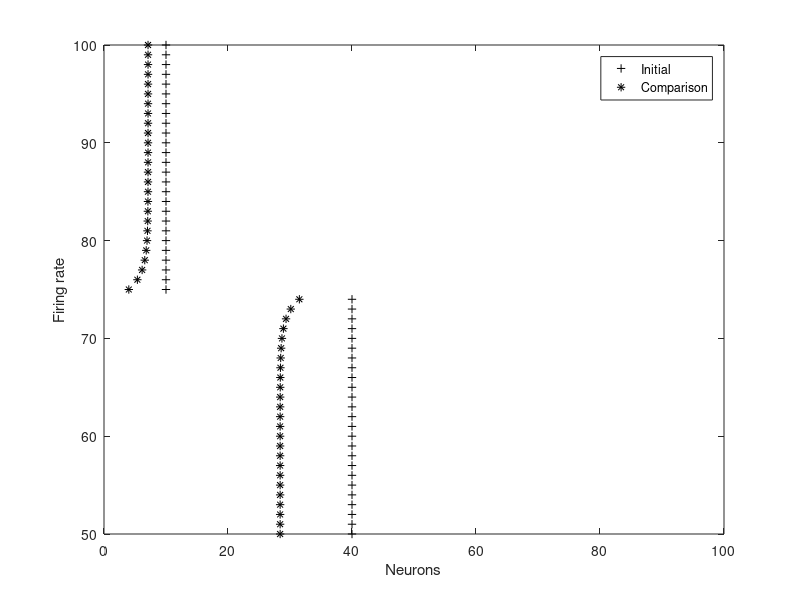

Reproduce this figure in MATLAB.
% homework 4 ? corbin muraro

% UNCOMMENT THE FUNCTION CORRESPONDING TO THE PROBLEM YOU WANT TO RUN:
% nineteen();
% twenty();
% twentyone();
% twentytwo();
% twentythree();
% twentysix();
% twentyseven();
% twentyeight();
% twentynine();

function nineteen
    % initialize constants
    DIMENSIONALITY = 100;
    HALF_DIMENSIONALITY = DIMENSIONALITY / 2;
    QUARTER_DIMENSIONALITY = DIMENSIONALITY / 4;
    ITERATIONS = 50;
    EPSILON = 0.1;
    UPPER_LIMIT = 75;
    LOWER_LIMIT = 0;
    MAX_INHIBITON = 0.1;
    LENGTH = 2;

    % build array of inhibitory weights
    inhibitory_weights = zeros(DIMENSIONALITY);

    for i = 1 : HALF_DIMENSIONALITY
        inhibitory_weights(1,i) = ...
        -MAX_INHIBITON * exp(-(i-1) / LENGTH);
    end
    for i = (HALF_DIMENSIONALITY + 1) : DIMENSIONALITY
        inhibitory_weights(1,i) = ...
        -MAX_INHIBITON * exp(-((DIMENSIONALITY+1)-i) / LENGTH);
    end

    % shift elements right in each successive row of weights
    for i = 1 : (DIMENSIONALITY - 1)
        for j = 1 : (DIMENSIONALITY - 1)
            inhibitory_weights(i+1, j+1) = inhibitory_weights(i, j);
            inhibitory_weights(i+1, 1) = inhibitory_weights(i, DIMENSIONALITY);
        end
    end % make inhibitory weights %

    % initialize state vector %
    i = 1;
    initial_state_vector = zeros(1, DIMENSIONALITY);
    for i = i : QUARTER_DIMENSIONALITY
        initial_state_vector(i) = 10;
    end
    for i = i : 3 * QUARTER_DIMENSIONALITY
        initial_state_vector(i) = 40;
    end
    for i = i : DIMENSIONALITY
        initial_state_vector(i) = 10;
    end

    state_vector = initial_state_vector;
    % compute inhibited state vector %
    error = 0.0;
    new_state_vector = zeros(1, DIMENSIONALITY);
    for i = 1 : ITERATIONS
        for j = 1 : DIMENSIONALITY
            error = initial_state_vector(j) ... 
                + dot(inhibitory_weights(j,:), state_vector) - state_vector(j);
            new_state_vector(j) = state_vector(j) + EPSILON * error;
        end
        new_state_vector = limit_state_vector(new_state_vector);
        state_vector = new_state_vector;
    end

    % display code %
    figure;
    plot(initial_state_vector,1:DIMENSIONALITY,'+k','displayname','Initial'); hold on;
    plot(state_vector,1:DIMENSIONALITY,'*k', 'displayname', 'Comparison');
    xlabel('Neurons');
    ylabel('Firing rate');
    xlim([0 100]);
    ylim([50 100]);
    legend('show');

    function [final_state_vector] = limit_state_vector(init_state_vector)
        final_state_vector = init_state_vector;
        for i = 1 : DIMENSIONALITY
            if final_state_vector(i) > UPPER_LIMIT
                final_state_vector(i) = UPPER_LIMIT;
            end
            if final_state_vector(i) < LOWER_LIMIT
                final_state_vector(i) = LOWER_LIMIT;
            end
        end
    end
end

function twenty
    % initialize constants
    DIMENSIONALITY = 100;
    HALF_DIMENSIONALITY = DIMENSIONALITY / 2;
    QUARTER_DIMENSIONALITY = DIMENSIONALITY / 4;
    ITERATIONS = 50;
    EPSILON = 0.1;
    UPPER_LIMIT = 75;
    LOWER_LIMIT = 0;
    MAX_INHIBITON = 0.2;
    LENGTH = 2;

    % build array of inhibitory weights
    inhibitory_weights = zeros(DIMENSIONALITY);

    for i = 1 : HALF_DIMENSIONALITY
        inhibitory_weights(1,i) = ...
        -MAX_INHIBITON * exp(-(i-1) / LENGTH);
    end
    for i = (HALF_DIMENSIONALITY + 1) : DIMENSIONALITY
        inhibitory_weights(1,i) = ...
        -MAX_INHIBITON * exp(-((DIMENSIONALITY+1)-i) / LENGTH);
    end

    % shift elements right in each successive row of weights
    for i = 1 : (DIMENSIONALITY - 1)
        for j = 1 : (DIMENSIONALITY - 1)
            inhibitory_weights(i+1, j+1) = inhibitory_weights(i, j);
            inhibitory_weights(i+1, 1) = inhibitory_weights(i, DIMENSIONALITY);
        end
    end % make inhibitory weights %

    % initialize state vector %
    i = 1;
    initial_state_vector = zeros(1, DIMENSIONALITY);
    for i = i : QUARTER_DIMENSIONALITY
        initial_state_vector(i) = 10;
    end
    for i = i : 3 * QUARTER_DIMENSIONALITY
        initial_state_vector(i) = 40;
    end
    for i = i : DIMENSIONALITY
        initial_state_vector(i) = 10;
    end

    state_vector = initial_state_vector;
    % compute inhibited state vector %
    error = 0.0;
    new_state_vector = zeros(1, DIMENSIONALITY);
    for i = 1 : ITERATIONS
        for j = 1 : DIMENSIONALITY
            error = initial_state_vector(j) ... 
                + dot(inhibitory_weights(j,:), state_vector) - state_vector(j);
            new_state_vector(j) = state_vector(j) + EPSILON * error;
        end
        new_state_vector = limit_state_vector(new_state_vector);
        state_vector = new_state_vector;
    end

    % display code %
    figure;
    plot(initial_state_vector,1:DIMENSIONALITY,'+k','displayname','Initial'); hold on;
    plot(state_vector,1:DIMENSIONALITY,'*k', 'displayname', 'Comparison');
    xlabel('Neurons');
    ylabel('Firing rate');
    xlim([0 100]);
    ylim([50 100]);
    legend('show');

    function [final_state_vector] = limit_state_vector(init_state_vector)
        final_state_vector = init_state_vector;
        for i = 1 : DIMENSIONALITY
            if final_state_vector(i) > UPPER_LIMIT
                final_state_vector(i) = UPPER_LIMIT;
            end
            if final_state_vector(i) < LOWER_LIMIT
                final_state_vector(i) = LOWER_LIMIT;
            end
        end
    end
end

function twentyone
    % initialize constants
    DIMENSIONALITY = 100;
    HALF_DIMENSIONALITY = DIMENSIONALITY / 2;
    QUARTER_DIMENSIONALITY = DIMENSIONALITY / 4;
    ITERATIONS = 50;
    EPSILON = 0.1;
    UPPER_LIMIT = 75;
    LOWER_LIMIT = 0;
    MAX_INHIBITON = 0.5;
    LENGTH = 2;

    % build array of inhibitory weights
    inhibitory_weights = zeros(DIMENSIONALITY);

    for i = 1 : HALF_DIMENSIONALITY
        inhibitory_weights(1,i) = ...
        -MAX_INHIBITON * exp(-(i-1) / LENGTH);
    end
    for i = (HALF_DIMENSIONALITY + 1) : DIMENSIONALITY
        inhibitory_weights(1,i) = ...
        -MAX_INHIBITON * exp(-((DIMENSIONALITY+1)-i) / LENGTH);
    end

    % shift elements right in each successive row of weights
    for i = 1 : (DIMENSIONALITY - 1)
        for j = 1 : (DIMENSIONALITY - 1)
            inhibitory_weights(i+1, j+1) = inhibitory_weights(i, j);
            inhibitory_weights(i+1, 1) = inhibitory_weights(i, DIMENSIONALITY);
        end
    end % make inhibitory weights %

    % initialize state vector %
    i = 1;
    initial_state_vector = zeros(1, DIMENSIONALITY);
    for i = i : QUARTER_DIMENSIONALITY
        initial_state_vector(i) = 10;
    end
    for i = i : 3 * QUARTER_DIMENSIONALITY
        initial_state_vector(i) = 40;
    end
    for i = i : DIMENSIONALITY
        initial_state_vector(i) = 10;
    end

    state_vector = initial_state_vector;
    % compute inhibited state vector %
    error = 0.0;
    new_state_vector = zeros(1, DIMENSIONALITY);
    for i = 1 : ITERATIONS
        for j = 1 : DIMENSIONALITY
            error = initial_state_vector(j) ... 
                + dot(inhibitory_weights(j,:), state_vector) - state_vector(j);
            new_state_vector(j) = state_vector(j) + EPSILON * error;
        end
        new_state_vector = limit_state_vector(new_state_vector);
        state_vector = new_state_vector;
    end

    % display code %
    figure;
    plot(initial_state_vector,1:DIMENSIONALITY,'+k','displayname','Initial'); hold on;
    plot(state_vector,1:DIMENSIONALITY,'*k', 'displayname', 'Comparison');
    xlabel('Neurons');
    ylabel('Firing rate');
    xlim([0 100]);
    ylim([50 100]);
    legend('show');

    function [final_state_vector] = limit_state_vector(init_state_vector)
        final_state_vector = init_state_vector;
        for i = 1 : DIMENSIONALITY
            if final_state_vector(i) > UPPER_LIMIT
                final_state_vector(i) = UPPER_LIMIT;
            end
            if final_state_vector(i) < LOWER_LIMIT
                final_state_vector(i) = LOWER_LIMIT;
            end
        end
    end
end

function twentytwo
    % initialize constants
    DIMENSIONALITY = 100;
    HALF_DIMENSIONALITY = DIMENSIONALITY / 2;
    QUARTER_DIMENSIONALITY = DIMENSIONALITY / 4;
    ITERATIONS = 50;
    EPSILON = 0.1;
    UPPER_LIMIT = 75;
    LOWER_LIMIT = 0;
    MAX_INHIBITON = 1;
    LENGTH = 2;

    % build array of inhibitory weights
    inhibitory_weights = zeros(DIMENSIONALITY);

    for i = 1 : HALF_DIMENSIONALITY
        inhibitory_weights(1,i) = ...
        -MAX_INHIBITON * exp(-(i-1) / LENGTH);
    end
    for i = (HALF_DIMENSIONALITY + 1) : DIMENSIONALITY
        inhibitory_weights(1,i) = ...
        -MAX_INHIBITON * exp(-((DIMENSIONALITY+1)-i) / LENGTH);
    end

    % shift elements right in each successive row of weights
    for i = 1 : (DIMENSIONALITY - 1)
        for j = 1 : (DIMENSIONALITY - 1)
            inhibitory_weights(i+1, j+1) = inhibitory_weights(i, j);
            inhibitory_weights(i+1, 1) = inhibitory_weights(i, DIMENSIONALITY);
        end
    end % make inhibitory weights %

    % initialize state vector %
    i = 1;
    initial_state_vector = zeros(1, DIMENSIONALITY);
    for i = i : QUARTER_DIMENSIONALITY
        initial_state_vector(i) = 10;
    end
    for i = i : 3 * QUARTER_DIMENSIONALITY
        initial_state_vector(i) = 40;
    end
    for i = i : DIMENSIONALITY
        initial_state_vector(i) = 10;
    end

    state_vector = initial_state_vector;
    % compute inhibited state vector %
    error = 0.0;
    new_state_vector = zeros(1, DIMENSIONALITY);
    for i = 1 : ITERATIONS
        for j = 1 : DIMENSIONALITY
            error = initial_state_vector(j) ... 
                + dot(inhibitory_weights(j,:), state_vector) - state_vector(j);
            new_state_vector(j) = state_vector(j) + EPSILON * error;
        end
        new_state_vector = limit_state_vector(new_state_vector);
        state_vector = new_state_vector;
    end

    % display code %
    figure;
    plot(initial_state_vector,1:DIMENSIONALITY,'+k','displayname','Initial'); hold on;
    plot(state_vector,1:DIMENSIONALITY,'*k', 'displayname', 'Comparison');
    xlabel('Neurons');
    ylabel('Firing rate');
    xlim([0 100]);
    ylim([50 100]);
    legend('show');

    function [final_state_vector] = limit_state_vector(init_state_vector)
        final_state_vector = init_state_vector;
        for i = 1 : DIMENSIONALITY
            if final_state_vector(i) > UPPER_LIMIT
                final_state_vector(i) = UPPER_LIMIT;
            end
            if final_state_vector(i) < LOWER_LIMIT
                final_state_vector(i) = LOWER_LIMIT;
            end
        end
    end
end

function twentythree
    % initialize constants
    DIMENSIONALITY = 100;
    HALF_DIMENSIONALITY = DIMENSIONALITY / 2;
    QUARTER_DIMENSIONALITY = DIMENSIONALITY / 4;
    ITERATIONS = 50;
    EPSILON = 0.1;
    UPPER_LIMIT = 75;
    LOWER_LIMIT = 0;
    MAX_INHIBITON = 2;
    LENGTH = 2;

    % build array of inhibitory weights
    inhibitory_weights = zeros(DIMENSIONALITY);

    for i = 1 : HALF_DIMENSIONALITY
        inhibitory_weights(1,i) = ...
        -MAX_INHIBITON * exp(-(i-1) / LENGTH);
    end
    for i = (HALF_DIMENSIONALITY + 1) : DIMENSIONALITY
        inhibitory_weights(1,i) = ...
        -MAX_INHIBITON * exp(-((DIMENSIONALITY+1)-i) / LENGTH);
    end

    % shift elements right in each successive row of weights
    for i = 1 : (DIMENSIONALITY - 1)
        for j = 1 : (DIMENSIONALITY - 1)
            inhibitory_weights(i+1, j+1) = inhibitory_weights(i, j);
            inhibitory_weights(i+1, 1) = inhibitory_weights(i, DIMENSIONALITY);
        end
    end % make inhibitory weights %

    % initialize state vector %
    i = 1;
    initial_state_vector = zeros(1, DIMENSIONALITY);
    for i = i : QUARTER_DIMENSIONALITY
        initial_state_vector(i) = 10;
    end
    for i = i : 3 * QUARTER_DIMENSIONALITY
        initial_state_vector(i) = 40;
    end
    for i = i : DIMENSIONALITY
        initial_state_vector(i) = 10;
    end

    state_vector = initial_state_vector;
    % compute inhibited state vector %
    error = 0.0;
    new_state_vector = zeros(1, DIMENSIONALITY);
    for i = 1 : ITERATIONS
        for j = 1 : DIMENSIONALITY
            error = initial_state_vector(j) ... 
                + dot(inhibitory_weights(j,:), state_vector) - state_vector(j);
            new_state_vector(j) = state_vector(j) + EPSILON * error;
        end
        new_state_vector = limit_state_vector(new_state_vector);
        state_vector = new_state_vector;
    end

    % display code %
    figure;
    plot(initial_state_vector,1:DIMENSIONALITY,'+k','displayname','Initial'); hold on;
    plot(state_vector,1:DIMENSIONALITY,'*k', 'displayname', 'Comparison');
    xlabel('Neurons');
    ylabel('Firing rate');
    xlim([0 100]);
    ylim([50 100]);
    legend('show');

    function [final_state_vector] = limit_state_vector(init_state_vector)
        final_state_vector = init_state_vector;
        for i = 1 : DIMENSIONALITY
            if final_state_vector(i) > UPPER_LIMIT
                final_state_vector(i) = UPPER_LIMIT;
            end
            if final_state_vector(i) < LOWER_LIMIT
                final_state_vector(i) = LOWER_LIMIT;
            end
        end
    end
end

function twentysix
    % initialize constants
    DIMENSIONALITY = 100;
    HALF_DIMENSIONALITY = DIMENSIONALITY / 2;
    QUARTER_DIMENSIONALITY = DIMENSIONALITY / 4;
    ITERATIONS = 50;
    EPSILON = 0.1;
    UPPER_LIMIT = 75;
    LOWER_LIMIT = 0;
    MAX_INHIBITON = 1.0;
    LENGTH = 10;

    % build array of inhibitory weights
    inhibitory_weights = zeros(DIMENSIONALITY);

    for i = 1 : HALF_DIMENSIONALITY
        inhibitory_weights(1,i) = ...
        -MAX_INHIBITON * exp(-(i-1) / LENGTH);
    end
    for i = (HALF_DIMENSIONALITY + 1) : DIMENSIONALITY
        inhibitory_weights(1,i) = ...
        -MAX_INHIBITON * exp(-((DIMENSIONALITY+1)-i) / LENGTH);
    end

    % shift elements right in each successive row of weights
    for i = 1 : (DIMENSIONALITY - 1)
        for j = 1 : (DIMENSIONALITY - 1)
            inhibitory_weights(i+1, j+1) = inhibitory_weights(i, j);
            inhibitory_weights(i+1, 1) = inhibitory_weights(i, DIMENSIONALITY);
        end
    end
    
    % make inhibitory weights %
    for i = 1 : DIMENSIONALITY
        for j = 1 : DIMENSIONALITY
            if i == j
                inhibitory_weights(i, j) = 0;
            end
        end
    end

    % build state vector  
    initial_state_vector = zeros(1, DIMENSIONALITY) * 10;
    for i = 17 : 20
        initial_state_vector(i) = initial_state_vector(i - 1) + 10;
    end
    for i = 21 : 24
        initial_state_vector(i) = initial_state_vector(i - 1) - 10;
    end

    state_vector = initial_state_vector;
    % compute inhibited state vector %
    error = 0.0;
    new_state_vector = zeros(1, DIMENSIONALITY);
    for i = 1 : ITERATIONS
        for j = 1 : DIMENSIONALITY
            error = initial_state_vector(j) ... 
                + dot(inhibitory_weights(j,:), state_vector) - state_vector(j);
            new_state_vector(j) = state_vector(j) + EPSILON * error;
        end
        new_state_vector = limit_state_vector(new_state_vector);
        state_vector = new_state_vector;
    end

    % display code %
    figure;
    plot(initial_state_vector,1:DIMENSIONALITY,'+k','displayname','Initial'); hold on;
    plot(state_vector,1:DIMENSIONALITY,'*k', 'displayname', 'Comparison');
    xlabel('Neurons');
    ylabel('Firing rate');
    xlim([0 50]);
    ylim([0 50]);
    legend('show');

    function [final_state_vector] = limit_state_vector(init_state_vector)
        final_state_vector = init_state_vector;
        for i = 1 : DIMENSIONALITY
            if final_state_vector(i) > UPPER_LIMIT
                final_state_vector(i) = UPPER_LIMIT;
            end
            if final_state_vector(i) < LOWER_LIMIT
                final_state_vector(i) = LOWER_LIMIT;
            end
        end
    end
end

function twentyseven
    % initialize constants
    DIMENSIONALITY = 100;
    HALF_DIMENSIONALITY = DIMENSIONALITY / 2;
    QUARTER_DIMENSIONALITY = DIMENSIONALITY / 4;
    ITERATIONS = 50;
    EPSILON = 0.1;
    UPPER_LIMIT = 75;
    LOWER_LIMIT = 0;
    MAX_INHIBITON = 1.0;
    LENGTH = 10;
    WINNER_TAKE_ALL = true;

    % build array of inhibitory weights
    inhibitory_weights = zeros(DIMENSIONALITY);

    for i = 1 : HALF_DIMENSIONALITY
        inhibitory_weights(1,i) = ...
        -MAX_INHIBITON * exp(-(i-1) / LENGTH);
    end
    for i = (HALF_DIMENSIONALITY + 1) : DIMENSIONALITY
        inhibitory_weights(1,i) = ...
        -MAX_INHIBITON * exp(-((DIMENSIONALITY+1)-i) / LENGTH);
    end

    % shift elements right in each successive row of weights
    for i = 1 : (DIMENSIONALITY - 1)
        for j = 1 : (DIMENSIONALITY - 1)
            inhibitory_weights(i+1, j+1) = inhibitory_weights(i, j);
            inhibitory_weights(i+1, 1) = inhibitory_weights(i, DIMENSIONALITY);
        end
    end
    
    % make inhibitory weights
    if (WINNER_TAKE_ALL == true)
        for i = 1 : DIMENSIONALITY
            for j = 1 : DIMENSIONALITY
                if i == j
                    inhibitory_weights(i, j) = 0;
                end
            end
        end
    end

    % initialize state vector
    i = 1;
    initial_state_vector = zeros(1, DIMENSIONALITY);
    for i = i : QUARTER_DIMENSIONALITY
        initial_state_vector(i) = 10;
    end
    for i = i : 3 * QUARTER_DIMENSIONALITY
        initial_state_vector(i) = 40;
    end
    for i = i : DIMENSIONALITY
        initial_state_vector(i) = 10;
    end

    if (WINNER_TAKE_ALL == true) % have to use different initial state vector
        initial_state_vector = ones(1, DIMENSIONALITY) * 10;
        for i = 17 : 20
            initial_state_vector(i) = initial_state_vector(i - 1) + 10;
        end
        for i = 21 : 24
            initial_state_vector(i) = initial_state_vector(i - 1) - 10;
        end
    end

    state_vector = initial_state_vector;
    % compute inhibited state vector
    error = 0.0;
    new_state_vector = zeros(1, DIMENSIONALITY);
    for i = 1 : ITERATIONS
        for j = 1 : DIMENSIONALITY
            error = initial_state_vector(j) ... 
                + dot(inhibitory_weights(j,:), state_vector) - state_vector(j);
            new_state_vector(j) = state_vector(j) + EPSILON * error;
        end
        new_state_vector = limit_state_vector(new_state_vector);
        state_vector = new_state_vector;
    end

    % display code
    figure;
    plot(initial_state_vector,1:DIMENSIONALITY,'+k','displayname','Initial'); hold on;
    plot(state_vector,1:DIMENSIONALITY,'*k', 'displayname', 'Comparison');
    xlabel('Neurons');
    ylabel('Firing rate');
    xlim([0 50]);
    ylim([0 50]);
    legend('show');

    function [final_state_vector] = limit_state_vector(init_state_vector)
        final_state_vector = init_state_vector;
        for i = 1 : DIMENSIONALITY
            if final_state_vector(i) > UPPER_LIMIT
                final_state_vector(i) = UPPER_LIMIT;
            end
            if final_state_vector(i) < LOWER_LIMIT
                final_state_vector(i) = LOWER_LIMIT;
            end
        end
    end
end

function twentyeight
    % initialize constants
    DIMENSIONALITY = 100;
    HALF_DIMENSIONALITY = DIMENSIONALITY / 2;
    QUARTER_DIMENSIONALITY = DIMENSIONALITY / 4;
    ITERATIONS = 50;
    EPSILON = 0.1;
    UPPER_LIMIT = 75;
    LOWER_LIMIT = 0;
    MAX_INHIBITON = 1.0;
    LENGTH = 10;
    WINNER_TAKE_ALL = true;

    % build array of inhibitory weights
    inhibitory_weights = zeros(DIMENSIONALITY);

    for i = 1 : HALF_DIMENSIONALITY
        inhibitory_weights(1,i) = ...
        -MAX_INHIBITON * exp(-(i-1) / LENGTH);
    end
    for i = (HALF_DIMENSIONALITY + 1) : DIMENSIONALITY
        inhibitory_weights(1,i) = ...
        -MAX_INHIBITON * exp(-((DIMENSIONALITY+1)-i) / LENGTH);
    end

    % shift elements right in each successive row of weights
    for i = 1 : (DIMENSIONALITY - 1)
        for j = 1 : (DIMENSIONALITY - 1)
            inhibitory_weights(i+1, j+1) = inhibitory_weights(i, j);
            inhibitory_weights(i+1, 1) = inhibitory_weights(i, DIMENSIONALITY);
        end
    end
    
    % make inhibitory weights
    if (WINNER_TAKE_ALL == true)
        for i = 1 : DIMENSIONALITY
            for j = 1 : DIMENSIONALITY
                if i == j
                    inhibitory_weights(i, j) = 0;
                end
            end
        end
    end

    % initialize state vector
    i = 1;
    initial_state_vector = zeros(1, DIMENSIONALITY);
    for i = i : QUARTER_DIMENSIONALITY
        initial_state_vector(i) = 10;
    end
    for i = i : 3 * QUARTER_DIMENSIONALITY
        initial_state_vector(i) = 40;
    end
    for i = i : DIMENSIONALITY
        initial_state_vector(i) = 10;
    end

    if (WINNER_TAKE_ALL == true) % have to use different initial state vector
        initial_state_vector = ones(1, DIMENSIONALITY) * 10;
        initial_state_vector(14) = 20;
        initial_state_vector(15) = 30;
        initial_state_vector(16) = 20;

        initial_state_vector(19) = 20;
        initial_state_vector(20) = 30;
        initial_state_vector(21) = 40;
        initial_state_vector(22) = 30;
        initial_state_vector(23) = 20;
    end

    state_vector = initial_state_vector;
    % compute inhibited state vector
    error = 0.0;
    new_state_vector = zeros(1, DIMENSIONALITY);
    for i = 1 : ITERATIONS
        for j = 1 : DIMENSIONALITY
            error = initial_state_vector(j) ... 
                + dot(inhibitory_weights(j,:), state_vector) - state_vector(j);
            new_state_vector(j) = state_vector(j) + EPSILON * error;
        end
        new_state_vector = limit_state_vector(new_state_vector);

        state_vector = new_state_vector;
    end

    % display code
    figure;
    plot(initial_state_vector,1:DIMENSIONALITY,'+k','displayname','Initial'); hold on;
    plot(state_vector,1:DIMENSIONALITY,'*k', 'displayname', 'Comparison');
    xlabel('Neurons');
    ylabel('Firing rate');
    xlim([0 50]);
    ylim([0 50]);
    legend('show');

    function [final_state_vector] = limit_state_vector(init_state_vector)
        final_state_vector = init_state_vector;
        for i = 1 : DIMENSIONALITY
            if final_state_vector(i) > UPPER_LIMIT
                final_state_vector(i) = UPPER_LIMIT;
            end
            if final_state_vector(i) < LOWER_LIMIT
                final_state_vector(i) = LOWER_LIMIT;
            end
        end
    end
end


function twentynine
    % initialize constants
    DIMENSIONALITY = 100;
    HALF_DIMENSIONALITY = DIMENSIONALITY / 2;
    QUARTER_DIMENSIONALITY = DIMENSIONALITY / 4;
    ITERATIONS = 50;
    EPSILON = 0.1;
    UPPER_LIMIT = 75;
    LOWER_LIMIT = 0;
    MAX_INHIBITON = 2.0;
    LENGTH = 10;
    WINNER_TAKE_ALL = true;

    % build array of inhibitory weights
    inhibitory_weights = zeros(DIMENSIONALITY);

    for i = 1 : HALF_DIMENSIONALITY
        inhibitory_weights(1,i) = ...
        -MAX_INHIBITON * exp(-(i-1) / LENGTH);
    end
    for i = (HALF_DIMENSIONALITY + 1) : DIMENSIONALITY
        inhibitory_weights(1,i) = ...
        -MAX_INHIBITON * exp(-((DIMENSIONALITY+1)-i) / LENGTH);
    end

    % shift elements right in each successive row of weights
    for i = 1 : (DIMENSIONALITY - 1)
        for j = 1 : (DIMENSIONALITY - 1)
            inhibitory_weights(i+1, j+1) = inhibitory_weights(i, j);
            inhibitory_weights(i+1, 1) = inhibitory_weights(i, DIMENSIONALITY);
        end
    end
    
    % make inhibitory weights
    if (WINNER_TAKE_ALL == true)
        for i = 1 : DIMENSIONALITY
            for j = 1 : DIMENSIONALITY
                if i == j
                    inhibitory_weights(i, j) = 0;
                end
            end
        end
    end

    % initialize state vector
    i = 1;
    initial_state_vector = zeros(1, DIMENSIONALITY);
    for i = i : QUARTER_DIMENSIONALITY
        initial_state_vector(i) = 10;
    end
    for i = i : 3 * QUARTER_DIMENSIONALITY
        initial_state_vector(i) = 40;
    end
    for i = i : DIMENSIONALITY
        initial_state_vector(i) = 10;
    end

    if (WINNER_TAKE_ALL == true) % have to use different initial state vector
        initial_state_vector = ones(1, DIMENSIONALITY) * 10;
        initial_state_vector(14) = 20;
        initial_state_vector(15) = 30;
        initial_state_vector(16) = 20;

        initial_state_vector(19) = 20;
        initial_state_vector(20) = 30;
        initial_state_vector(21) = 40;
        initial_state_vector(22) = 30;
        initial_state_vector(23) = 20;
    end

    state_vector = initial_state_vector;
    % compute inhibited state vector
    error = 0.0;
    new_state_vector = zeros(1, DIMENSIONALITY);
    for i = 1 : ITERATIONS
        for j = 1 : DIMENSIONALITY
            error = initial_state_vector(j) ... 
                + dot(inhibitory_weights(j,:), state_vector) - state_vector(j);
            new_state_vector(j) = state_vector(j) + EPSILON * error;
        end
        new_state_vector = limit_state_vector(new_state_vector);

        state_vector = new_state_vector;
    end

    % display code
    figure;
    plot(initial_state_vector,1:DIMENSIONALITY,'+k','displayname','Initial'); hold on;
    plot(state_vector,1:DIMENSIONALITY,'*k', 'displayname', 'Comparison');
    xlabel('Neurons');
    ylabel('Firing rate');
    xlim([0 50]);
    ylim([0 50]);
    legend('show');

    function [final_state_vector] = limit_state_vector(init_state_vector)
        final_state_vector = init_state_vector;
        for i = 1 : DIMENSIONALITY
            if final_state_vector(i) > UPPER_LIMIT
                final_state_vector(i) = UPPER_LIMIT;
            end
            if final_state_vector(i) < LOWER_LIMIT
                final_state_vector(i) = LOWER_LIMIT;
            end
        end
    end
end